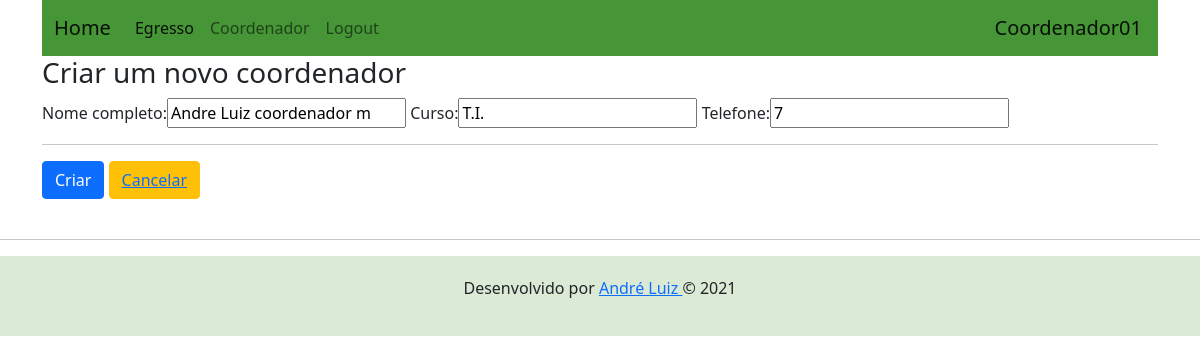
Page /updatecoordenador/ (signed in) on the earlier database version.
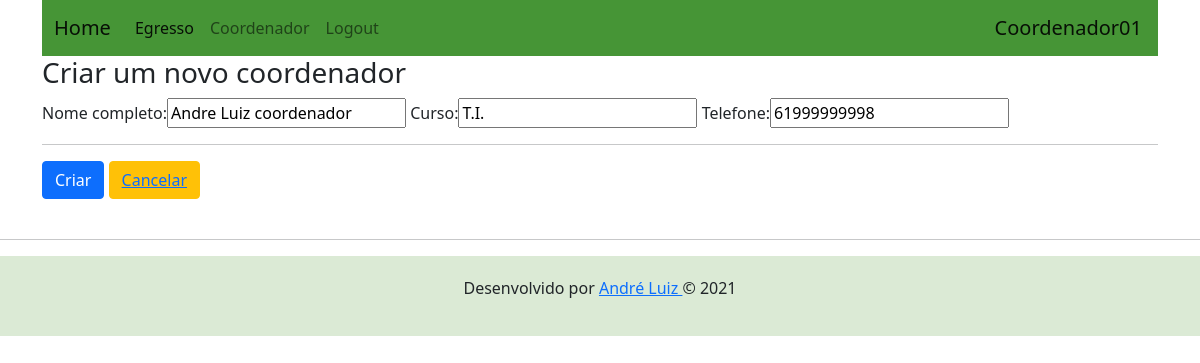
Same page on the later database version.
### usuarios/models.py (models this page shows)
class PerfilCoordenador(models.Model):
    nome_completo = models.CharField(max_length=70, null=True)
    curso = models.CharField(max_length=100, null=True)
    telefone = models.CharField(max_length=12, null=True)
    usuario = models.OneToOneField(User, on_delete=models.CASCADE)

### usuarios/views.py (the view)
# urls.py: path('updatecoordenador/', CoordenadorUpdate.as_view(), name='upd_coordenador'),
class CoordenadorUpdate(UpdateView):
    template_name = 'criar_coordenador.html'
    model = PerfilCoordenador
    fields = ['nome_completo', 'curso', 'telefone']
    success_url = reverse_lazy('index')
    def get_object(self, queryset=None):
        self.object = get_object_or_404(PerfilCoordenador, usuario=self.request.user)
        return self.object

### usuarios/templates/criar_coordenador.html (shortened to what this page needs)
{% extends "base_usuario.html" %}
{% load static %}
{% load bootstrap %}
{% block content %}
<h3> Criar um novo coordenador</h3>
    <form method="post">
        {{ form|bootstrap }}
          <hr>
          <button type="submit" class="btn btn-primary">Criar</button>
          <button type="button" class="btn btn-warning">
              <a href="{% url 'index' %}">Cancelar</a>
          </button>
    </form>
{% endblock %}

Differences in the rows shown:
changed PerfilCoordenador: nome_completo "Andre Luiz coordenador m" → "Andre Luiz coordenador"; telefone "7" → "61999999998"
